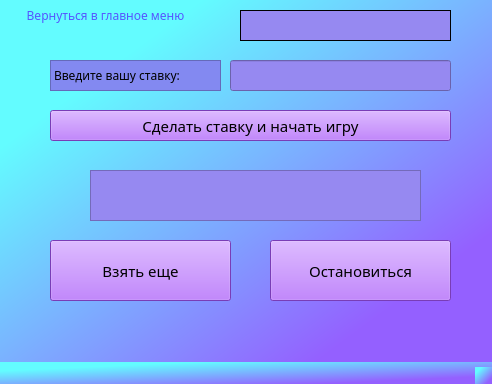
<?xml version="1.0" encoding="UTF-8"?>
<ui version="4.0">
 <class>Apples</class>
 <widget class="QMainWindow" name="Apples">
  <property name="geometry">
   <rect>
    <x>0</x>
    <y>0</y>
    <width>492</width>
    <height>384</height>
   </rect>
  </property>
  <property name="windowTitle">
   <string>MainWindow</string>
  </property>
  <property name="autoFillBackground">
   <bool>false</bool>
  </property>
  <property name="styleSheet">
   <string notr="true">background-color: qlineargradient(spread:reflect, x1:1, y1:1, x2:0, y2:0, stop:0.179104 rgba(148, 96, 255, 255), stop:0.79602 rgba(99, 252, 255, 255));</string>
  </property>
  <widget class="QWidget" name="centralwidget">
   <widget class="QPushButton" name="pushButton_back">
    <property name="enabled">
     <bool>true</bool>
    </property>
    <property name="geometry">
     <rect>
      <x>0</x>
      <y>0</y>
      <width>211</width>
      <height>31</height>
     </rect>
    </property>
    <property name="font">
     <font>
      <family>OCR A Extended</family>
      <pointsize>9</pointsize>
     </font>
    </property>
    <property name="tabletTracking">
     <bool>false</bool>
    </property>
    <property name="focusPolicy">
     <enum>Qt::NoFocus</enum>
    </property>
    <property name="toolTip">
     <string/>
    </property>
    <property name="styleSheet">
     <string notr="true">color: rgb(85, 85, 255);</string>
    </property>
    <property name="text">
     <string>Вернуться в главное меню</string>
    </property>
    <property name="flat">
     <bool>true</bool>
    </property>
   </widget>
   <widget class="QLineEdit" name="lineEdit_stavka">
    <property name="geometry">
     <rect>
      <x>230</x>
      <y>60</y>
      <width>221</width>
      <height>31</height>
     </rect>
    </property>
    <property name="font">
     <font>
      <family>Segoe UI</family>
      <pointsize>10</pointsize>
      <italic>true</italic>
     </font>
    </property>
    <property name="styleSheet">
     <string notr="true">background-color: rgb(150, 137, 241);</string>
    </property>
    <property name="text">
     <string/>
    </property>
   </widget>
   <widget class="QLabel" name="label">
    <property name="geometry">
     <rect>
      <x>50</x>
      <y>60</y>
      <width>171</width>
      <height>31</height>
     </rect>
    </property>
    <property name="font">
     <font>
      <family>Microsoft YaHei</family>
      <pointsize>9</pointsize>
     </font>
    </property>
    <property name="styleSheet">
     <string notr="true">background-color: rgb(131, 137, 241);</string>
    </property>
    <property name="frameShape">
     <enum>QFrame::StyledPanel</enum>
    </property>
    <property name="text">
     <string>Введите вашу ставку:</string>
    </property>
   </widget>
   <widget class="QPushButton" name="pushButton_strt">
    <property name="geometry">
     <rect>
      <x>50</x>
      <y>110</y>
      <width>401</width>
      <height>31</height>
     </rect>
    </property>
    <property name="font">
     <font>
      <family>OCR A Extended</family>
      <pointsize>11</pointsize>
     </font>
    </property>
    <property name="mouseTracking">
     <bool>false</bool>
    </property>
    <property name="autoFillBackground">
     <bool>false</bool>
    </property>
    <property name="styleSheet">
     <string notr="true">background-color: rgb(170, 85, 255);</string>
    </property>
    <property name="text">
     <string>Сделать ставку и начать игру</string>
    </property>
    <property name="checkable">
     <bool>false</bool>
    </property>
    <property name="autoDefault">
     <bool>false</bool>
    </property>
    <property name="flat">
     <bool>false</bool>
    </property>
   </widget>
   <widget class="QLabel" name="label_result">
    <property name="geometry">
     <rect>
      <x>90</x>
      <y>170</y>
      <width>331</width>
      <height>51</height>
     </rect>
    </property>
    <property name="font">
     <font>
      <family>Microsoft JhengHei Light</family>
      <pointsize>10</pointsize>
      <italic>false</italic>
     </font>
    </property>
    <property name="styleSheet">
     <string notr="true">background-color: rgb(150, 137, 241);</string>
    </property>
    <property name="frameShape">
     <enum>QFrame::StyledPanel</enum>
    </property>
    <property name="text">
     <string/>
    </property>
    <property name="scaledContents">
     <bool>false</bool>
    </property>
    <property name="alignment">
     <set>Qt::AlignBottom|Qt::AlignLeading|Qt::AlignLeft</set>
    </property>
    <property name="wordWrap">
     <bool>false</bool>
    </property>
    <property name="openExternalLinks">
     <bool>false</bool>
    </property>
   </widget>
   <widget class="QPushButton" name="pushButton_still">
    <property name="geometry">
     <rect>
      <x>50</x>
      <y>240</y>
      <width>181</width>
      <height>61</height>
     </rect>
    </property>
    <property name="font">
     <font>
      <family>OCR A Extended</family>
      <pointsize>11</pointsize>
     </font>
    </property>
    <property name="mouseTracking">
     <bool>false</bool>
    </property>
    <property name="autoFillBackground">
     <bool>false</bool>
    </property>
    <property name="styleSheet">
     <string notr="true">background-color: rgb(170, 85, 255);</string>
    </property>
    <property name="text">
     <string>Взять еще</string>
    </property>
    <property name="checkable">
     <bool>false</bool>
    </property>
    <property name="autoDefault">
     <bool>false</bool>
    </property>
    <property name="flat">
     <bool>false</bool>
    </property>
   </widget>
   <widget class="QPushButton" name="pushButton_end_game">
    <property name="geometry">
     <rect>
      <x>270</x>
      <y>240</y>
      <width>181</width>
      <height>61</height>
     </rect>
    </property>
    <property name="font">
     <font>
      <family>OCR A Extended</family>
      <pointsize>11</pointsize>
     </font>
    </property>
    <property name="mouseTracking">
     <bool>false</bool>
    </property>
    <property name="autoFillBackground">
     <bool>false</bool>
    </property>
    <property name="styleSheet">
     <string notr="true">background-color: rgb(170, 85, 255);</string>
    </property>
    <property name="text">
     <string>Остановиться</string>
    </property>
    <property name="checkable">
     <bool>false</bool>
    </property>
    <property name="autoDefault">
     <bool>false</bool>
    </property>
    <property name="flat">
     <bool>false</bool>
    </property>
   </widget>
   <widget class="QLabel" name="lbl_balance">
    <property name="geometry">
     <rect>
      <x>240</x>
      <y>10</y>
      <width>211</width>
      <height>31</height>
     </rect>
    </property>
    <property name="font">
     <font>
      <family>Microsoft YaHei</family>
      <pointsize>9</pointsize>
     </font>
    </property>
    <property name="autoFillBackground">
     <bool>false</bool>
    </property>
    <property name="styleSheet">
     <string notr="true">background-color: rgb(150, 137, 241);</string>
    </property>
    <property name="frameShape">
     <enum>QFrame::Panel</enum>
    </property>
    <property name="text">
     <string/>
    </property>
    <property name="alignment">
     <set>Qt::AlignCenter</set>
    </property>
   </widget>
  </widget>
  <widget class="QMenuBar" name="menubar">
   <property name="geometry">
    <rect>
     <x>0</x>
     <y>0</y>
     <width>492</width>
     <height>26</height>
    </rect>
   </property>
  </widget>
  <widget class="QStatusBar" name="statusbar"/>
 </widget>
 <resources/>
 <connections/>
</ui>
